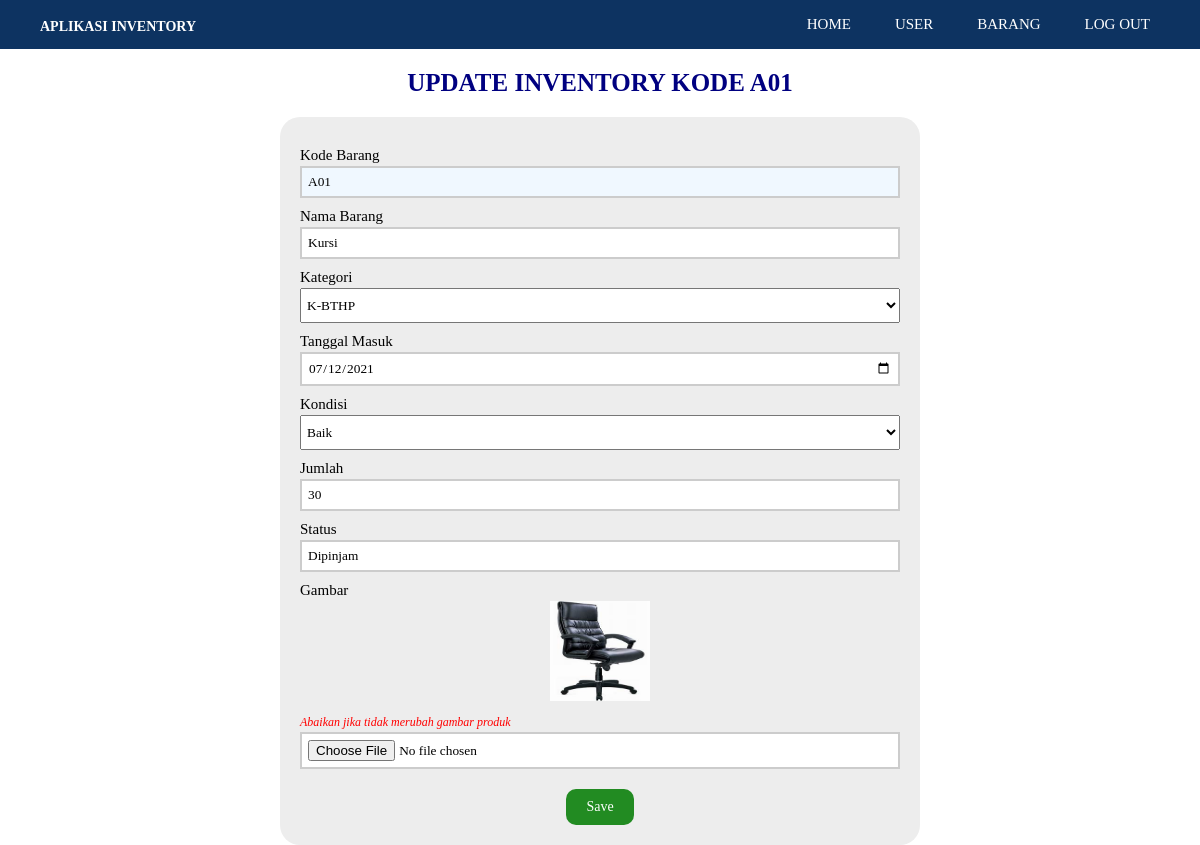
Page /halamanedit.php?id=A01 (signed in) on the committed database.
### tables this page shows
CREATE TABLE `barangmasuk` (
  `kode` varchar(50) NOT NULL,
  `nama` varchar(50) DEFAULT NULL,
  `idk` varchar(30) DEFAULT NULL,
  `tglmasuk` date DEFAULT NULL,
  `kondisi` varchar(30) DEFAULT NULL,
  `jumlah` int(10) DEFAULT NULL,
  `status` varchar(20) NOT NULL,
  `gambar` varchar(50) DEFAULT NULL
);

### halamanedit.php (the view, shortened to what this page needs)
<?php
    include 'koneksi.php';
    if (isset($_GET['id']))
    {
        $kode = ($_GET["id"]);
        $query = "SELECT * FROM barangmasuk WHERE kode='$kode'";
        $result = mysqli_query($koneksi, $query);
        $data = mysqli_fetch_assoc($result);
    }
    else
    {
        echo "<script>alert('Masukkan data id.');window.location='index.php';</script>";
    }
?>
<!DOCTYPE html>
<html>
  <head>
 </head>
 <body>
    <header>
        <div class="container">
          <h1><a>Aplikasi Inventory</a></h1>
            <ul>
            <li><a href="home.php">HOME</a></li>
            <li><a href="user.php">USER</a></li>
            <li><a href="index_admin.php">BARANG</a></li>
            <li><a href="logout_admin.php">LOG OUT</a></li>
          </ul>
        </div>
    </header>
      <center>
        <h1>Update Inventory Kode <?php echo $data['kode'];?></h1>
      <center>
      <form method="POST" action="edit.php" enctype="multipart/form-data" >
      <section class="box">
        <div>
          <label>Kode Barang</label>
          <input style="background: #F0F8FF" type="text" name="kode" readonly value="<?php echo $data['kode']; ?>" pattern="[A-Za-z0-9 ]+" required  id="kode"/>
        </div>
        <div>
          <label>Nama Barang</label>
         <input type="text" name="nama" value="<?php echo $data['nama']; ?>" pattern="[A-Za-z0-9 ]+" required id="nama"/>
        </div>
        <div>
          <label>Kategori</label>
          <select name="idk" required id="idk">
            <?php
              if ($data['idk']=="K-BHP"){
                  $idk = "K-BHP";
              }
              else{
                  $idk = "K-BTHP";
              }
            ?>
            <option readonly selected value="<?php echo $data["idk"]?>"><?=$idk?></option>
          </select>
        </div>
        <div>
          <label>Tanggal Masuk</label>
         <input type="date" name="tglmasuk" value="<?php echo $data['tglmasuk']; ?>" required id="tglmasuk"/>
        </div>
        <div>
          <label>Kondisi</label>
          <select name="kondisi" id="kondisi" pattern="[A-Za-z ]+" required >
            <?php
              if ($data['kondisi']== 'Sangat Baik'){
                  $kondisi = "Sangat Baik";
              }
              else if ($data['kondisi']== 'Baik'){
                  $kondisi = "Baik";
              }
            ?>
            <option readonly selected value="<?php echo $data["kondisi"]?>"><?=$kondisi?></option>
          </select>
        </div>
        <div>
          <label>Jumlah</label>
         <input type="number" min="1" name="jumlah" pattern="[0-9 ]+" required value="<?php echo $data['jumlah']; ?>" id="jumlah"/>
        </div>
        <div>
          <label>Status</label>
         <input type="text" name="status" value="<?php echo $data['status']; ?>"  required id="status"/>
        </div>
        <div>
          <label>Gambar</label>
          <img src="gambar/<?php echo $data['gambar']; ?>" alt="" style="width:100px; height:100px;" id="gambar">
          <label><i style="float: left;font-size: 12px; color:red">Abaikan jika tidak merubah gambar produk</i></label>
              <input type="file" name="gambar" value="<?php echo $data['gambar']; ?>"/>
        </div>
        <div>
         <button class="tblsave" type="submit">Save</button>
        </div>
        </section>
      </form>
  </body>
</html>

### halamanedit.php (style rules this page uses)
* { font-family: "Trebuchet MS"; margin:0px; padding:0px; }
h1 { text-transform: uppercase; color: #000080; font-size: 25px; }
button { background-color: #000080; color: #fff; padding: 10px 20px; text-decoration: none; font-size: 14px; border: 0px; margin-top: 20px; border-radius: 10px; }
label { margin-top: 10px; margin-bottom: 2px; float: left; text-align: left; width: 100%; font-size: 15px; }
input { padding: 6px; width: 100%; box-sizing: border-box; border: 2px solid #ccc; outline-color: #000080; background-color: white; }
select { width: 100%; height: auto; padding: 8px 2px; }
div { width: 100%; height: auto; }
.box { width: 600px; height: auto; padding: 20px; margin-left: auto; margin-right: auto; margin-top: 20px; background: #ededed; border-radius: 20px; }
a { color: #fff; padding: 10px; text-decoration: none; font-size: 14px; position: right; border-radius: 10px; }
.tblsave { background-color: #228B22; }
.container { width: 95%; margin: 0 auto; }
.container:after { content:''; display: block; clear: both; }
header h1 { font-size: 20px; float: left; align-items: center; padding: 13px 0px; color: #ffffff; text-decoration: none; }
header { background-color:#0d3361; margin-bottom: 20px; }
header ul { float: right; }
header ul li { display: inline-block; }
header ul li a { padding: 16px 20px; display: inline-block; color:#ffffff; font-size: 15px; text-decoration: none; }

### rows in the picture
barangmasuk: kode "A01", nama "Kursi", idk "K-BTHP", tglmasuk "07/12/2021", kondisi "Baik", jumlah "30", status "Dipinjam", gambar (picture)
